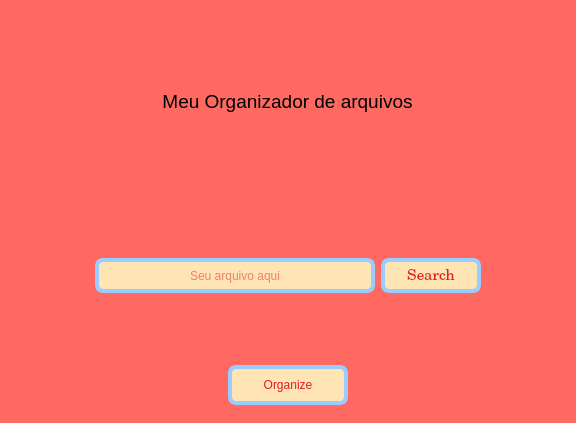
<?xml version="1.0" encoding="UTF-8"?>
<ui version="4.0">
 <class>MainWindow</class>
 <widget class="QMainWindow" name="MainWindow">
  <property name="geometry">
   <rect>
    <x>0</x>
    <y>0</y>
    <width>576</width>
    <height>423</height>
   </rect>
  </property>
  <property name="windowTitle">
   <string>MainWindow</string>
  </property>
  <property name="styleSheet">
   <string notr="true">background-color: rgb(255, 105, 97);
font: 11pt &quot;C059&quot;;</string>
  </property>
  <widget class="QWidget" name="centralwidget">
   <layout class="QVBoxLayout" name="verticalLayout_2">
    <item>
     <widget class="QFrame" name="frame_2">
      <property name="frameShape">
       <enum>QFrame::NoFrame</enum>
      </property>
      <layout class="QVBoxLayout" name="verticalLayout">
       <item alignment="Qt::AlignHCenter">
        <widget class="QLabel" name="label">
         <property name="text">
          <string>&lt;html&gt;&lt;head/&gt;&lt;body&gt;&lt;p align=&quot;center&quot;&gt;&lt;img src=&quot;:/icons/folder.png&quot;/&gt;&lt;/p&gt;&lt;p align=&quot;center&quot;&gt;&lt;span style=&quot; font-size:14pt;&quot;&gt;Meu Organizador de arquivos&lt;/span&gt;&lt;/p&gt;&lt;/body&gt;&lt;/html&gt;</string>
         </property>
        </widget>
       </item>
       <item>
        <widget class="QFrame" name="frame">
         <property name="frameShape">
          <enum>QFrame::NoFrame</enum>
         </property>
         <layout class="QHBoxLayout" name="horizontalLayout">
          <item>
           <spacer name="horizontalSpacer">
            <property name="orientation">
             <enum>Qt::Horizontal</enum>
            </property>
            <property name="sizeHint" stdset="0">
             <size>
              <width>40</width>
              <height>20</height>
             </size>
            </property>
           </spacer>
          </item>
          <item>
           <widget class="QLineEdit" name="text_path">
            <property name="minimumSize">
             <size>
              <width>280</width>
              <height>35</height>
             </size>
            </property>
            <property name="maximumSize">
             <size>
              <width>280</width>
              <height>35</height>
             </size>
            </property>
            <property name="styleSheet">
             <string notr="true">QLineEdit{
	background-color: rgb(255,229,180);
	color: rgb(224, 27, 36);
	border: 4px solid rgb(153,204,255);
	border-radius: 8px;
}</string>
            </property>
            <property name="alignment">
             <set>Qt::AlignCenter</set>
            </property>
            <property name="placeholderText">
             <string>Seu arquivo aqui</string>
            </property>
           </widget>
          </item>
          <item>
           <widget class="QPushButton" name="btn_search">
            <property name="minimumSize">
             <size>
              <width>100</width>
              <height>35</height>
             </size>
            </property>
            <property name="maximumSize">
             <size>
              <width>100</width>
              <height>35</height>
             </size>
            </property>
            <property name="font">
             <font>
              <family>C059</family>
              <pointsize>11</pointsize>
              <italic>false</italic>
              <bold>false</bold>
              <kerning>true</kerning>
             </font>
            </property>
            <property name="styleSheet">
             <string notr="true">QPushButton{
	
	
	background-color: rgb(255,229,180);
	color: rgb(224, 27, 36);
	border: 4px solid rgb(153,204,255);
	border-radius: 8px;
}

QPushButton:hover{
	
	background-color: rgb(255,153,102);
	color: rgb(224, 27, 36);
	border: 4px solid rgb(153,204,255);
	border-radius: 8px;
}



QPushButton:pressed{
	
	background-color: rgb(255,51,153);
	color: rgb(224, 27, 36);
	border: 4px solid rgb(153,204,255);
	border-radius: 8px;
}

</string>
            </property>
            <property name="text">
             <string>Search</string>
            </property>
           </widget>
          </item>
          <item>
           <spacer name="horizontalSpacer_2">
            <property name="orientation">
             <enum>Qt::Horizontal</enum>
            </property>
            <property name="sizeHint" stdset="0">
             <size>
              <width>40</width>
              <height>20</height>
             </size>
            </property>
           </spacer>
          </item>
         </layout>
        </widget>
       </item>
       <item alignment="Qt::AlignHCenter">
        <widget class="QPushButton" name="btn_organize">
         <property name="minimumSize">
          <size>
           <width>120</width>
           <height>40</height>
          </size>
         </property>
         <property name="maximumSize">
          <size>
           <width>120</width>
           <height>40</height>
          </size>
         </property>
         <property name="styleSheet">
          <string notr="true">QPushButton{
	
	
	background-color: rgb(255,229,180);
	color: rgb(224, 27, 36);
	border: 4px solid rgb(153,204,255);
	border-radius: 8px;
}

QPushButton:hover{
	
	background-color: rgb(255,153,102);
	color: rgb(224, 27, 36);
	border: 4px solid rgb(153,204,255);
	border-radius: 8px;
}



QPushButton:pressed{
	
	background-color: rgb(255,51,153);
	color: rgb(224, 27, 36);
	border: 4px solid rgb(153,204,255);
	border-radius: 8px;
}

</string>
         </property>
         <property name="text">
          <string>Organize</string>
         </property>
        </widget>
       </item>
      </layout>
     </widget>
    </item>
   </layout>
  </widget>
 </widget>
 <resources>
  <include location="../4c73b696/icons.qrc"/>
 </resources>
 <connections/>
</ui>
